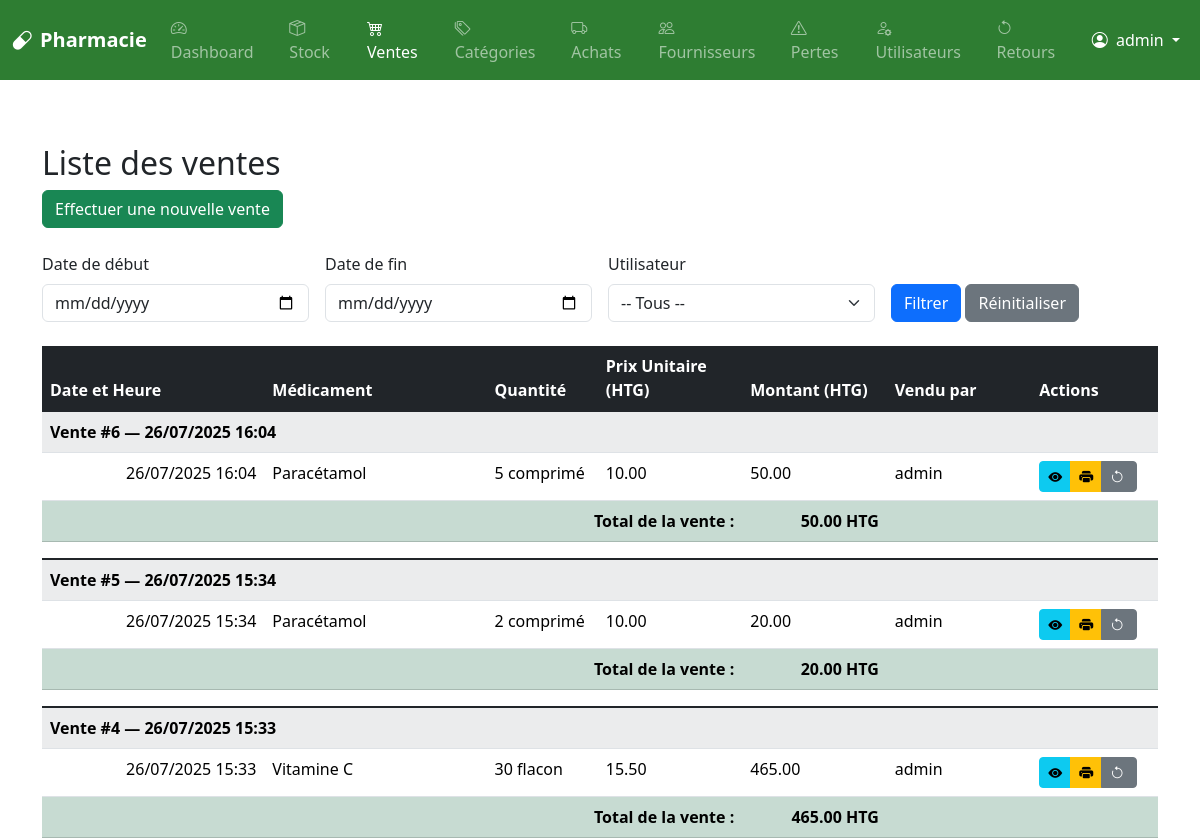
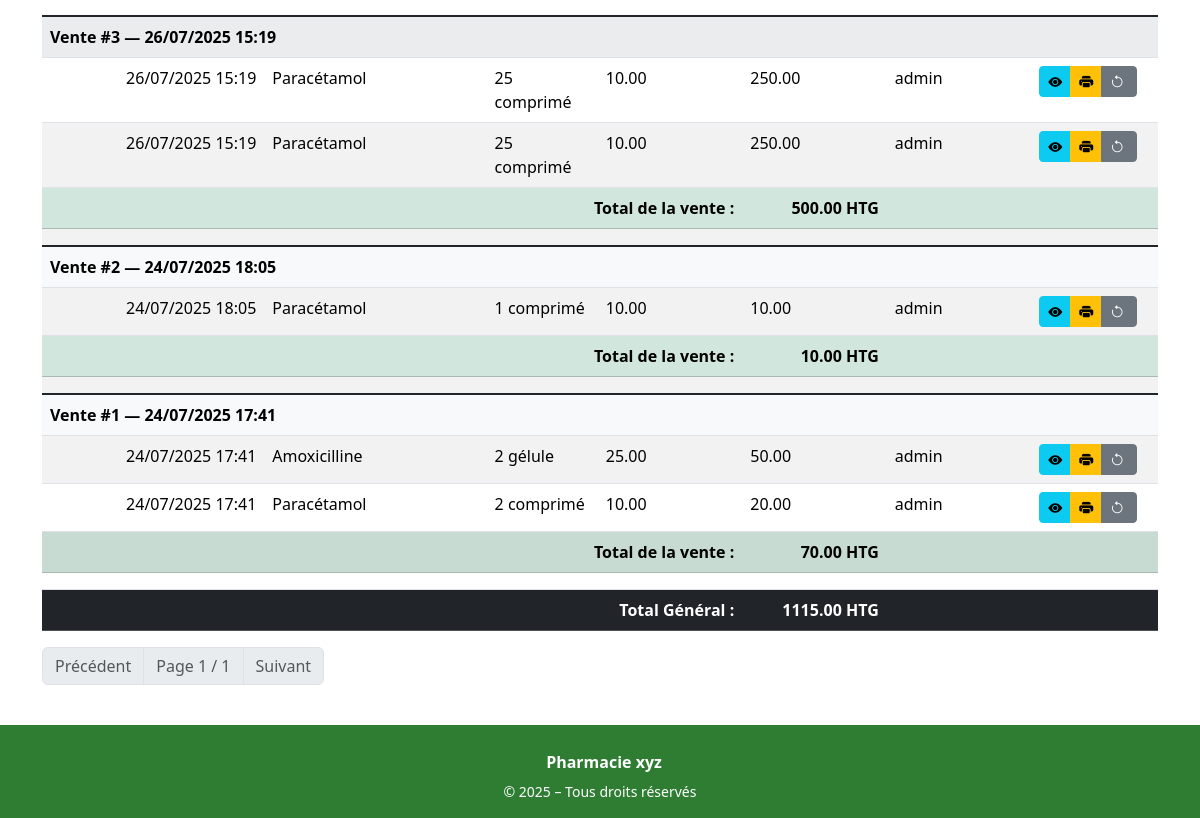
Before: /sales/list (signed in) with the older database file (2 pictures, top to bottom).
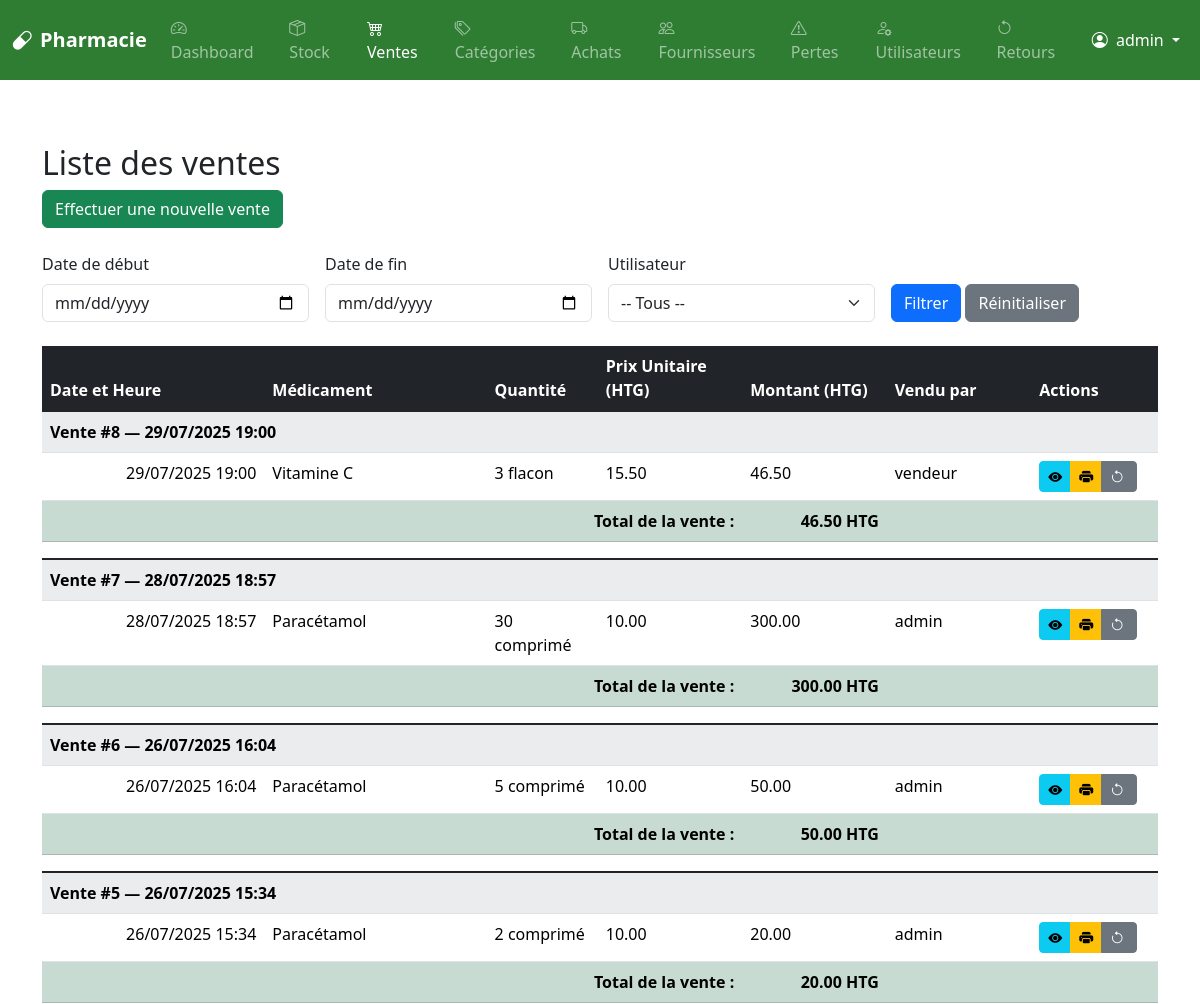
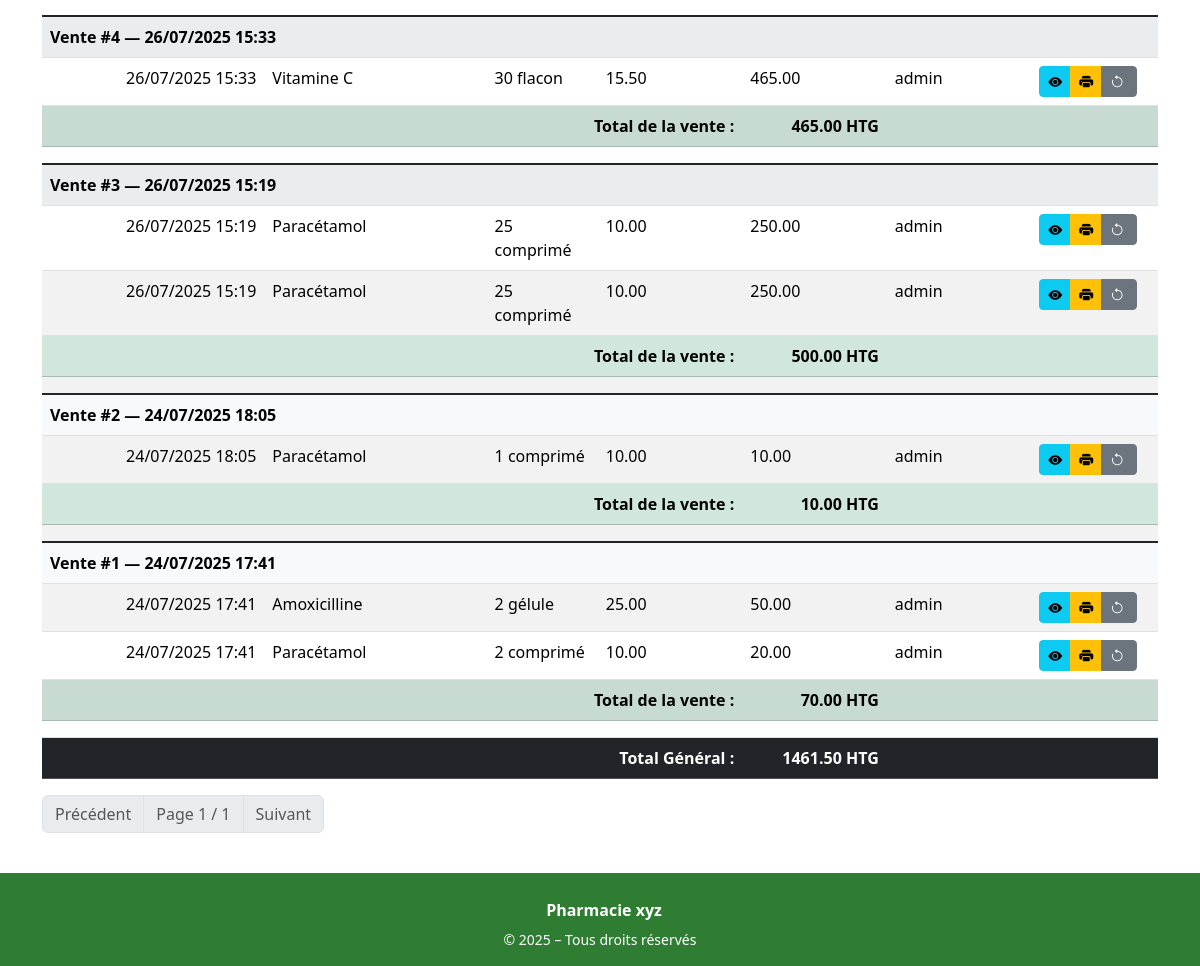
After: the same page with the newer database file (2 pictures, top to bottom).
### app/models.py (models this page shows, shortened)
class Sale(db.Model):
    id = db.Column(db.Integer, primary_key=True)
    user_id = db.Column(db.Integer, db.ForeignKey('user.id'))
    date = db.Column(db.DateTime, default=datetime.utcnow)
    user = db.relationship('User', back_populates='sales')
    items = db.relationship('SaleItem', back_populates='sale', cascade='all, delete-orphan')
    @property
    def total_amount(self):
        return sum(item.total_price for item in self.items)

class SaleItem(db.Model):
    id = db.Column(db.Integer, primary_key=True)
    sale_id = db.Column(db.Integer, db.ForeignKey('sale.id'), nullable=False)
    drug_id = db.Column(db.Integer, db.ForeignKey('drug.id'), nullable=False)
    quantity = db.Column(db.Integer, nullable=False)
    unit_price = db.Column(db.Float, nullable=False)
    sale = db.relationship('Sale', back_populates='items')
    drug = db.relationship('Drug')
    @property
    def total_price(self):
        return self.quantity * self.unit_price

class Drug(db.Model):
    id = db.Column(db.Integer, primary_key=True)
    name = db.Column(db.String(100), nullable=False)
    unit = db.Column(db.String(30))  # comprimé, flacon, etc.
    price = db.Column(db.Float, nullable=False)
    expiration_date = db.Column(db.Date, nullable=False)
    commentaire = db.Column(db.Text, nullable=True)
    category_id = db.Column(db.Integer, db.ForeignKey('category.id'), nullable=True)
    category = db.relationship('Category', back_populates='drugs')
    sales = db.relationship('SaleItem', back_populates='drug')
    losses = db.relationship('LossRecord', back_populates='drug')
    purchase_items = db.relationship('PurchaseItem', back_populates='drug')

class User(UserMixin, db.Model):
    id = db.Column(db.Integer, primary_key=True)
    username = db.Column(db.String(80), unique=True, nullable=False)
    password = db.Column(db.String(200), nullable=False)
    role = db.Column(db.String(20), nullable=False)  # admin, pharmacien, vendeur...
    is_active = db.Column(db.Boolean, default=True)
    sales = db.relationship('Sale', back_populates='user')

### app/routes/sale.py (the view)
@bp.route('/list')
@login_required
def list_sales():
    page = request.args.get('page', 1, type=int)
    search = request.args.get('search', '', type=str)
    start_date = request.args.get('start_date', '', type=str)
    end_date = request.args.get('end_date', '', type=str)
    user_id = request.args.get('user_id', type=int)
    query = Sale.query.options(joinedload(Sale.user)).join(Sale.user)
    if user_id:
        query = query.filter(Sale.user_id == user_id)
    if search:
        query = query.join(Sale.items).join(SaleItem.drug)
        query = query.filter(Drug.name.ilike(f"%{search}%"))
    if start_date:
        try:
            start = datetime.strptime(start_date, "%Y-%m-%d")
            query = query.filter(Sale.date >= start)
        except ValueError:
            flash("Format de date invalide (début)", "warning")
    if end_date:
        try:
            end = datetime.strptime(end_date, "%Y-%m-%d")
            query = query.filter(Sale.date <= end)
        except ValueError:
            flash("Format de date invalide (fin)", "warning")
    sales = query.order_by(Sale.date.desc()).paginate(page=page, per_page=10)
    users = User.query.order_by(User.username).all()
    total_sales = sum(sale.total_amount for sale in sales.items)
    return render_template('sales/list.html',
                           sales=sales,
                           users=users,
                           user_id=user_id,
                           search=search,
                           total_sales=total_sales,
                           start_date=start_date,
                           end_date=end_date)

### app/routes/auth.py (called while the page is built)
@login_manager.user_loader
def load_user(user_id):
    return User.query.get(int(user_id))

### app/templates/sales/list.html (shortened to what the changed rows need)
{% extends 'base.html' %}
{% block content %}
<h2>Liste des ventes</h2>
{% if sales.items %}
<table class="table table-striped table-hover">
    <thead class="table-dark">
        <tr>
            <th style="width: 200px;">Date et Heure</th>
            <th style="width: 200px;">Médicament</th>
            <th style="width: 100px;">Quantité</th>
            <th style="width: 130px;">Prix Unitaire (HTG)</th>
            <th style="width: 130px;">Montant (HTG)</th>
            <th style="width: 130px;">Vendu par</th>
            <th style="width: 100px;">Actions</th>
        </tr>
    </thead>
    <tbody>
        {% for sale in sales.items %}
            <tr class="table-group-divider">
                <td colspan="7" class="bg-light fw-bold">
                    Vente #{{ sale.id }} — {{ sale.date.strftime("%d/%m/%Y %H:%M") }}
                </td>
            </tr>
            {% for item in sale.items %}
            <tr>
                <td class="text-end">{{ sale.date.strftime("%d/%m/%Y %H:%M") }}</td>
                <td>{{ item.drug.name }}</td>
                <td>{{ item.quantity }} {{ item.drug.unit }}</td>
                <td>{{ "%.2f"|format(item.unit_price) }}</td>
                <td>{{ "%.2f"|format(item.total_price) }}</td>
                <td>{{ sale.user.username }}</td>
                <td>
                    <div class="btn-group btn-group-sm">
                        <a href="{{ url_for('sale.history', sale_id=sale.id) }}" class="btn btn-info" title="Voir les détails">
                            <i class="bi bi-eye-fill"></i>
                        </a>
                        <a href="{{ url_for('sale.sale_receipt', sale_id=sale.id) }}" class="btn btn-warning" title="Réimprimer" target="_blank">
                            <i class="bi bi-printer-fill"></i>
                        </a>
                        <a href="{{ url_for('sale.return_item', sale_item_id=item.id) }}" class="btn btn-secondary" title="Retour" target="_blank">
                            <i class="bi bi-arrow-counterclockwise me-1"></i>
                        </a>
                    </div>
                </td>
            </tr>
            {% endfor %}
            <tr class="table-success fw-bold">
                <td colspan="4" class="text-end">Total de la vente :</td>
                <td class="text-end">{{ "%.2f"|format(sale.total_amount) }} HTG</td>
                <td colspan="2"></td>
            </tr>
            <tr><td colspan="7" style="height: 10px;"></td></tr>
        {% endfor %}
    </tbody>
    <tfoot>
        <tr class="table-dark fw-bold">
            <td colspan="4" class="text-end">Total Général :</td>
            <td class="text-end">{{ "%.2f"|format(total_sales) }} HTG</td>
            <td colspan="2"></td>
        </tr>
    </tfoot>
</table>
<nav>
    <ul class="pagination">
        {% if sales.has_prev %}
        <li class="page-item">
            <a class="page-link" href="{{ url_for('sale.list_sales', page=sales.prev_num, search=search, start_date=start_date, end_date=end_date) }}">Précédent</a>
        </li>
        {% else %}
        <li class="page-item disabled"><span class="page-link">Précédent</span></li>
        {% endif %}
        <li class="page-item disabled"><span class="page-link">Page {{ sales.page }} / {{ sales.pages }}</span></li>
        {% if sales.has_next %}
        <li class="page-item">
            <a class="page-link" href="{{ url_for('sale.list_sales', page=sales.next_num, search=search, start_date=start_date, end_date=end_date) }}">Suivant</a>
        </li>
        {% else %}
        <li class="page-item disabled"><span class="page-link">Suivant</span></li>
        {% endif %}
    </ul>
</nav>
{% else %}
<div class="alert alert-info">Aucune vente trouvée pour les critères donnés.</div>
{% endif %}
{% endblock %}

### app/templates/base.html (shortened to what this page needs)
<!DOCTYPE html>
<html lang="fr">
<head>
    <link href="https://cdn.jsdelivr.net/npm/bootstrap@5.3.3/dist/css/bootstrap.min.css" rel="stylesheet" />
    <link href="https://cdn.jsdelivr.net/npm/bootstrap-icons@1.11.1/font/bootstrap-icons.css" rel="stylesheet">
</head>
<body>
<nav class="navbar navbar-expand-lg navbar-dark" style="background-color: #2e7d32;">
  <div class="container-fluid">
    <a class="navbar-brand fw-bold" href="{{ url_for('dashboard.dashboard') }}">
      <i class="bi bi-capsule me-2"></i>Pharmacie
    </a>
    <div class="collapse navbar-collapse" id="navMenu">
      {% if current_user.is_authenticated %}
      <ul class="navbar-nav me-auto mb-2 mb-lg-0">
        <li class="nav-item">
          <a class="nav-link {% if request.endpoint == 'dashboard.dashboard' %}active{% endif %}" href="{{ url_for('dashboard.dashboard') }}">
            <i class="bi bi-speedometer2 me-1"></i> Dashboard
          </a>
        </li>
        <li class="nav-item">
          <a class="nav-link {% if request.endpoint == 'drug.list_drugs' %}active{% endif %}" href="{{ url_for('drug.list_drugs') }}">
            <i class="bi bi-box-seam me-1"></i> Stock
          </a>
        </li>
        <li class="nav-item">
          <a class="nav-link {% if request.endpoint == 'sale.list_sales' %}active{% endif %}" href="{{ url_for('sale.list_sales') }}">
            <i class="bi bi-cart4 me-1"></i> Ventes
          </a>
        </li>
        {% if current_user.role in ['admin', 'pharmacien'] %}
        <li class="nav-item">
          <a class="nav-link {% if request.endpoint == 'category.list_categories' %}active{% endif %}" href="{{ url_for('category.list_categories') }}">
            <i class="bi bi-tags me-1"></i> Catégories
          </a>
        </li>
        <li class="nav-item">
          <a class="nav-link {% if request.endpoint == 'purchase.list_purchases' %}active{% endif %}" href="{{ url_for('purchase.list_purchases') }}">
            <i class="bi bi-truck me-1"></i> Achats
          </a>
        </li>
        <li class="nav-item">
          <a class="nav-link {% if request.endpoint == 'supplier.list_suppliers' %}active{% endif %}" href="{{ url_for('supplier.list_suppliers') }}">
            <i class="bi bi-people me-1"></i> Fournisseurs
          </a>
        </li>
        <li class="nav-item">
          <a class="nav-link {% if request.endpoint == 'drug.list_losses' %}active{% endif %}" href="{{ url_for('drug.list_losses') }}">
            <i class="bi bi-exclamation-triangle me-1"></i> Pertes
          </a>
        </li>
        {% endif %}
        {% if current_user.role == 'admin' %}
        <li class="nav-item">
          <a class="nav-link {% if request.endpoint == 'admin.list_users' %}active{% endif %}" href="{{ url_for('admin.list_users') }}">
            <i class="bi bi-person-gear me-1"></i> Utilisateurs
          </a>
        </li>
        <li class="nav-item">
          <a class="nav-link {% if request.endpoint == 'sale.list_returns' %}active{% endif %}" href="{{ url_for('sale.list_returns') }}">
            <i class="bi bi-arrow-counterclockwise me-1"></i> Retours
          </a>
        </li>
        {% endif %}
      </ul>
      <ul class="navbar-nav ms-auto align-items-center">
        <li class="nav-item dropdown">
          <a class="nav-link dropdown-toggle text-white" href="#" id="userDropdown" role="button" data-bs-toggle="dropdown" aria-expanded="false">
            <i class="bi bi-person-circle me-1"></i> {{ current_user.username }}
          </a>
        </li>
      </ul>
      {% endif %}
    </div>
  </div>
</nav>
<main class="flex-grow-1 py-4">
    <div class="container mt-4">
        {% block content %}{% endblock %}
    </div>
</main>
  {% include 'footer.html' %}
</body>
</html>

Changed rows visible on the page:
added Sale: id "8", date "29/07/2025 19:00"
added SaleItem: drug.name "Vitamine C", quantity "3", drug.unit "flacon", unit_price "15.50", total_price "46.50", total_amount "46.50", shown under "8"
now on this page (row unchanged): User: user.username "vendeur"
added Sale: id "7", date "28/07/2025 18:57"
added SaleItem: drug.name "Paracétamol", quantity "30", drug.unit "comprimé", unit_price "10.00", total_price "300.00", {{ sale.user.username }} "admin", total_amount "300.00", shown under "7"
Other visible differences:
{{ "%.2f"|format(total_sales) }}: "1115.00" → "1461.50"
